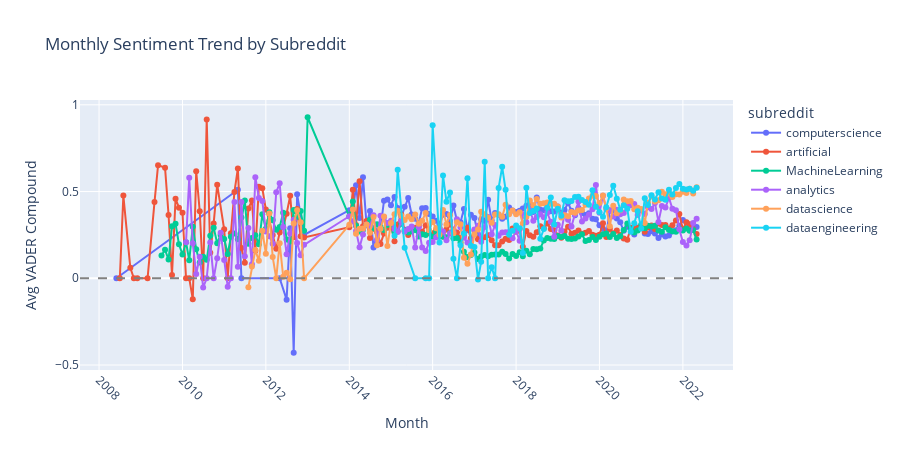

The notebook cell this image was saved under:
### Markdown cell above
## 5.2 Subreddit-Level Trends

### Code cell
# Sentiment per subreddit over time
df['month_str'] = pd.to_datetime(df['created_utc']).dt.tz_localize(None).dt.to_period('M').astype(str)
monthly_sub = df.groupby(['month_str', 'subreddit'])['vader_compound'].mean().reset_index()

fig = px.line(monthly_sub, x='month_str', y='vader_compound', color='subreddit',
              markers=True, title='Monthly Sentiment Trend by Subreddit')
fig.add_hline(y=0, line_dash='dash', line_color='gray')
fig.update_layout(height=450, xaxis_title='Month', yaxis_title='Avg VADER Compound',
                  xaxis_tickangle=45)
fig.show()

### Figure 1 — Plotly figure (JSON) as saved in the notebook; plotly's stock layout.template omitted (floating-point values rounded to 4 significant figures; data arrays with more than 128 entries replaced by an {"elided": "..."} marker saying what was removed)
{"data": [{"hovertemplate": "subreddit=computerscience<br>month_str=%{x}<br>vader_compound=%{y}<extra></extra>", "legendgroup": "computerscience", "line": {"color": "#636efa", "dash": "solid"}, "marker": {"symbol": "circle"}, "mode": "lines+markers", "name": "computerscience", "orientation": "v", "showlegend": true, "type": "scatter", "x": ["2008-06", "2011-05", "2011-06", "2012-05", "2012-07", "2012-08", "2012-09", "2012-10", "2012-12", "2014-01", "2014-02", "2014-03", "2014-04", "2014-05", "2014-06", "2014-07", "2014-08", "2014-09", "2014-10", "2014-11", "2014-12", "2015-01", "2015-02", "2015-03", "2015-04", "2015-05", "2015-06", "2015-07", "2015-08", "2015-09", "2015-10", "2015-11", "2015-12", "2016-01", "2016-02", "2016-03", "2016-04", "2016-05", "2016-06", "2016-07", "2016-08", "2016-09", "2016-10", "2016-11", "2016-12", "2017-01", "2017-02", "2017-03", "2017-04", "2017-05", "2017-06", "2017-07", "2017-08", "2017-09", "2017-10", "2017-11", "2017-12", "2018-01", "2018-02", "2018-03", "2018-04", "2018-05", "2018-06", "2018-07", "2018-08", "2018-09", "2018-10", "2018-11", "2018-12", "2019-01", "2019-02", "2019-03", "2019-04", "2019-05", "2019-06", "2019-07", "2019-08", "2019-09", "2019-10", "2019-11", "2019-12", "2020-01", "2020-02", "2020-03", "2020-04", "2020-05", "2020-06", "2020-07", "2020-08", "2020-09", "2020-10", "2020-11", "2020-12", "2021-01", "2021-02", "2021-03", "2021-04", "2021-05", "2021-06", "2021-07", "2021-08", "2021-09", "2021-10", "2021-11", "2021-12", "2022-01", "2022-02", "2022-03", "2022-04", "2022-05"], "xaxis": "x", "y": [0.0, 0.5106, 0.0, 0.0, -0.1232, 0.2886, -0.4292, 0.4839, 0.2502, 0.3925, 0.3811, 0.536, 0.347, 0.582, 0.3093, 0.3882, 0.178, 0.2671, 0.2876, 0.4475, 0.454, 0.4215, 0.469, 0.4055, 0.355, 0.4121, 0.4627, 0.3674, 0.3426, 0.3181, 0.4037, 0.405, 0.3706, 0.3555, 0.3311, 0.3116, 0.3668, 0.3709, 0.3282, 0.4199, 0.3316, 0.3224, 0.3989, 0.2769, 0.3665, 0.347, 0.2534, 0.3403, 0.3297, 0.4523, 0.3329, 0.3756, 0.3669, 0.3435, 0.3544, 0.4082, 0.3904, 0.3822, 0.3893, 0.4027, 0.4183, 0.4313, 0.3828, 0.4651, 0.3956, 0.3918, 0.4099, 0.3863, 0.3856, 0.4142, 0.3765, 0.3933, 0.434, 0.3897, 0.363, 0.4056, 0.3757, 0.3654, 0.3748, 0.3429, 0.3404, 0.3054, 0.2851, 0.2555, 0.3908, 0.3932, 0.3448, 0.3227, 0.2734, 0.2971, 0.2848, 0.2518, 0.293, 0.2939, 0.2584, 0.2552, 0.2712, 0.2578, 0.2316, 0.2528, 0.2413, 0.2465, 0.2693, 0.2765, 0.3031, 0.3366, 0.3196, 0.3027, 0.3102, 0.2955], "yaxis": "y"}, {"hovertemplate": "subreddit=artificial<br>month_str=%{x}<br>vader_compound=%{y}<extra></extra>", "legendgroup": "artificial", "line": {"color": "#EF553B", "dash": "solid"}, "marker": {"symbol": "circle"}, "mode": "lines+markers", "name": "artificial", "orientation": "v", "showlegend": true, "type": "scatter", "x": {"elided": "149 str values"}, "xaxis": "x", "y": {"elided": "149 float values"}, "yaxis": "y"}, {"hovertemplate": "subreddit=MachineLearning<br>month_str=%{x}<br>vader_compound=%{y}<extra></extra>", "legendgroup": "MachineLearning", "line": {"color": "#00cc96", "dash": "solid"}, "marker": {"symbol": "circle"}, "mode": "lines+markers", "name": "MachineLearning", "orientation": "v", "showlegend": true, "type": "scatter", "x": {"elided": "144 str values"}, "xaxis": "x", "y": {"elided": "144 float values"}, "yaxis": "y"}, {"hovertemplate": "subreddit=analytics<br>month_str=%{x}<br>vader_compound=%{y}<extra></extra>", "legendgroup": "analytics", "line": {"color": "#ab63fa", "dash": "solid"}, "marker": {"symbol": "circle"}, "mode": "lines+markers", "name": "analytics", "orientation": "v", "showlegend": true, "type": "scatter", "x": {"elided": "136 str values"}, "xaxis": "x", "y": {"elided": "136 float values"}, "yaxis": "y"}, {"hovertemplate": "subreddit=datascience<br>month_str=%{x}<br>vader_compound=%{y}<extra></extra>", "legendgroup": "datascience", "line": {"color": "#FFA15A", "dash": "solid"}, "marker": {"symbol": "circle"}, "mode": "lines+markers", "name": "datascience", "orientation": "v", "showlegend": true, "type": "scatter", "x": ["2011-08", "2011-09", "2011-10", "2011-11", "2011-12", "2012-01", "2012-02", "2012-03", "2012-04", "2012-05", "2012-06", "2012-07", "2012-08", "2012-09", "2012-10", "2012-11", "2012-12", "2014-01", "2014-02", "2014-03", "2014-04", "2014-05", "2014-06", "2014-07", "2014-08", "2014-09", "2014-10", "2014-11", "2014-12", "2015-01", "2015-02", "2015-03", "2015-04", "2015-05", "2015-06", "2015-07", "2015-08", "2015-09", "2015-10", "2015-11", "2015-12", "2016-01", "2016-02", "2016-03", "2016-04", "2016-05", "2016-06", "2016-07", "2016-08", "2016-09", "2016-10", "2016-11", "2016-12", "2017-01", "2017-02", "2017-03", "2017-04", "2017-05", "2017-06", "2017-07", "2017-08", "2017-09", "2017-10", "2017-11", "2017-12", "2018-01", "2018-02", "2018-03", "2018-04", "2018-05", "2018-06", "2018-07", "2018-08", "2018-09", "2018-10", "2018-11", "2018-12", "2019-01", "2019-02", "2019-03", "2019-04", "2019-05", "2019-06", "2019-07", "2019-08", "2019-09", "2019-10", "2019-11", "2019-12", "2020-01", "2020-02", "2020-03", "2020-04", "2020-05", "2020-06", "2020-07", "2020-08", "2020-09", "2020-10", "2020-11", "2020-12", "2021-01", "2021-02", "2021-03", "2021-04", "2021-05", "2021-06", "2021-07", "2021-08", "2021-09", "2021-10", "2021-11", "2021-12", "2022-01", "2022-02", "2022-03", "2022-04", "2022-05"], "xaxis": "x", "y": [-0.05103, 0.06743, 0.1633, 0.1005, 0.2741, 0.1419, 0.3729, 0.1227, 0.0, 0.2027, 0.009363, 0.03233, -0.005333, 0.3165, 0.3925, 0.3231, 0.0, 0.3084, 0.3971, 0.2563, 0.2857, 0.2875, 0.3104, 0.2631, 0.3536, 0.1911, 0.286, 0.3556, 0.1858, 0.3187, 0.3684, 0.3893, 0.3601, 0.3361, 0.3558, 0.3401, 0.3676, 0.3138, 0.3313, 0.3769, 0.2775, 0.3249, 0.2888, 0.2515, 0.3942, 0.3102, 0.3647, 0.2597, 0.3229, 0.3115, 0.1183, 0.08373, 0.1373, 0.2538, 0.2807, 0.3836, 0.3691, 0.3482, 0.3204, 0.367, 0.3688, 0.3545, 0.4231, 0.3691, 0.391, 0.3696, 0.3806, 0.3153, 0.3553, 0.4478, 0.4207, 0.4563, 0.4301, 0.4327, 0.4365, 0.4297, 0.4302, 0.4137, 0.3497, 0.3632, 0.3578, 0.3822, 0.378, 0.3912, 0.3939, 0.4239, 0.4602, 0.4758, 0.4743, 0.4334, 0.477, 0.4028, 0.2995, 0.4175, 0.3749, 0.3916, 0.4537, 0.4445, 0.4454, 0.3973, 0.4069, 0.399, 0.3183, 0.435, 0.472, 0.4427, 0.4495, 0.4988, 0.4845, 0.4885, 0.4692, 0.4847, 0.4826, 0.4991, 0.492, 0.5159, 0.4883, 0.5251], "yaxis": "y"}, {"hovertemplate": "subreddit=dataengineering<br>month_str=%{x}<br>vader_compound=%{y}<extra></extra>", "legendgroup": "dataengineering", "line": {"color": "#19d3f3", "dash": "solid"}, "marker": {"symbol": "circle"}, "mode": "lines+markers", "name": "dataengineering", "orientation": "v", "showlegend": true, "type": "scatter", "x": ["2015-02", "2015-03", "2015-05", "2015-08", "2015-11", "2015-12", "2016-01", "2016-03", "2016-04", "2016-05", "2016-06", "2016-07", "2016-08", "2016-09", "2016-10", "2016-11", "2016-12", "2017-01", "2017-02", "2017-03", "2017-04", "2017-05", "2017-06", "2017-07", "2017-08", "2017-09", "2017-10", "2017-11", "2017-12", "2018-01", "2018-02", "2018-03", "2018-04", "2018-05", "2018-06", "2018-07", "2018-08", "2018-09", "2018-10", "2018-11", "2018-12", "2019-01", "2019-02", "2019-03", "2019-04", "2019-05", "2019-06", "2019-07", "2019-08", "2019-09", "2019-10", "2019-11", "2019-12", "2020-01", "2020-02", "2020-03", "2020-04", "2020-05", "2020-06", "2020-07", "2020-08", "2020-09", "2020-10", "2020-11", "2020-12", "2021-01", "2021-02", "2021-03", "2021-04", "2021-05", "2021-06", "2021-07", "2021-08", "2021-09", "2021-10", "2021-11", "2021-12", "2022-01", "2022-02", "2022-03", "2022-04", "2022-05"], "xaxis": "x", "y": [0.2452, 0.6249, 0.1759, 0.0, 0.0, 0.0, 0.8824, 0.2056, 0.5922, 0.4418, 0.4949, 0.1119, 0.0, 0.1909, 0.2586, 0.5766, 0.1879, 0.1804, -0.00696, 0.0956, 0.6714, 0.0, 0.06364, 0.0, 0.5209, 0.6423, 0.5101, 0.2515, 0.2738, 0.3039, 0.2885, 0.1454, 0.5213, 0.3764, 0.3882, 0.4018, 0.2278, 0.2837, 0.4072, 0.4662, 0.3095, 0.4006, 0.3604, 0.4494, 0.4434, 0.4452, 0.4679, 0.4698, 0.4509, 0.44, 0.4233, 0.5079, 0.4119, 0.3826, 0.3554, 0.4099, 0.4806, 0.5334, 0.4578, 0.3947, 0.4215, 0.4011, 0.2679, 0.3165, 0.3865, 0.2876, 0.4611, 0.4226, 0.4792, 0.4542, 0.4955, 0.4602, 0.453, 0.5097, 0.4832, 0.5207, 0.5435, 0.5156, 0.5115, 0.5154, 0.5047, 0.5217], "yaxis": "y"}], "layout": {"height": 450, "legend": {"title": {"text": "subreddit"}, "tracegroupgap": 0}, "shapes": [{"line": {"color": "gray", "dash": "dash"}, "type": "line", "x0": 0, "x1": 1, "xref": "x domain", "y0": 0, "y1": 0, "yref": "y"}], "title": {"text": "Monthly Sentiment Trend by Subreddit"}, "xaxis": {"anchor": "y", "domain": [0, 1], "tickangle": 45, "title": {"text": "Month"}}, "yaxis": {"anchor": "x", "domain": [0, 1], "title": {"text": "Avg VADER Compound"}}}}
